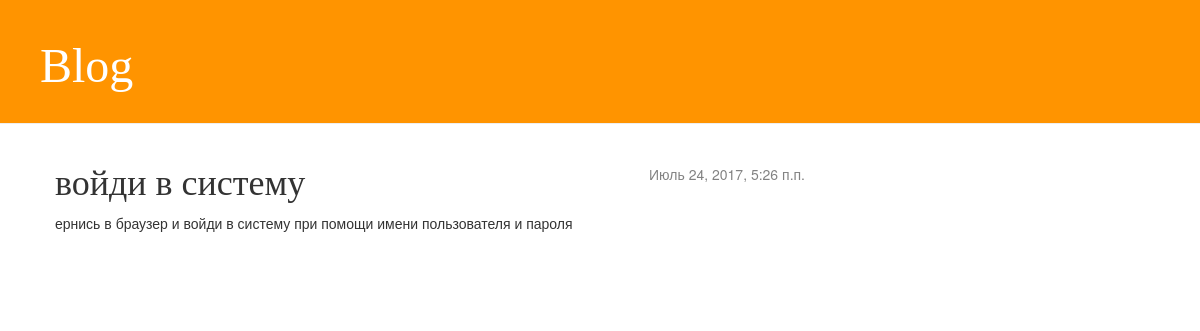
/post/5/, run on the app's committed database.
### blog/models.py (models this page shows, shortened)
class Post(models.Model):
    author = models.ForeignKey('auth.User')
    title = models.CharField(max_length=200)
    text = models.TextField()
    created_date = models.DateTimeField(default=timezone.now())
    published_date = models.DateTimeField(blank=True, null=True)

### blog/views.py (the view)
# urls.py: url(r'^post/(?P<pk>[0-9]+)/$', views.post_detail, name='post_detail'),
def post_detail(request, pk):
    post = get_object_or_404(Post, pk=pk)
    return render(request, 'blog/post_detail.html', {'post': post})

### blog/templates/blog/post_detail.html
{% extends 'blog/base.html' %}
{% block content %}
    <div class="post">
        {% if post.published_date %}
            <div class="date">
                {{ post.published_date }}
            </div>
        {% endif %}
        <h1>{{ post.title }}</h1>
        <p>{{ post.text|linebreaksbr }}</p>
    </div>
{% endblock %}

### blog/static/css/blog.css (style rules this page uses)
h1, h2, h3, h4 { font-family: 'Lobster', cursive; }
.date { float: right; color: #828282; }
.post { margin-bottom: 70px; }

### data on the page
Post: published_date "Июль 24, 2017, 5:26 п.п.", title "войди в систему", text "ернись в браузер и войди в систему при помощи имени пользователя и пароля"
